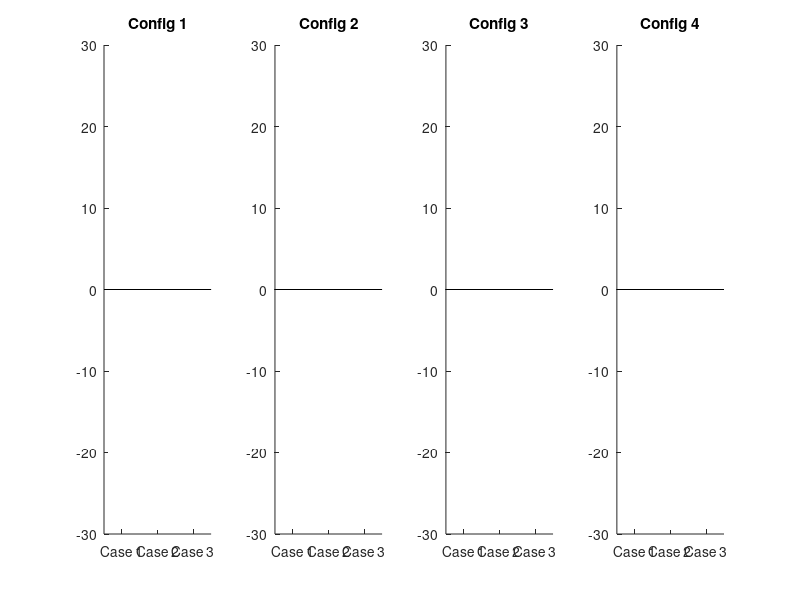

This figure's MATLAB source:
% -------------------------------------------------------------------------
% Initialisation
% -------------------------------------------------------------------------
clearvars;
close all;
clc;

% Set folders
toolboxFolder = 'C:\Users\moissene\Documents\Professionnel\routines\github\GaitEventsAlgorithms';
btkFolder     = 'C:\Users\moissene\Documents\Professionnel\routines\btk';
patientFolder = 'C:\Users\moissene\Documents\Professionnel\publications\communications\2020\SOFAMEA2020\Patients';
subjectFolder = 'C:\Users\moissene\Documents\Professionnel\publications\communications\2020\SOFAMEA2020\Healthy subjects';
exportFolder  = 'C:\Users\moissene\Documents\Professionnel\publications\communications\2020\SOFAMEA2020\Outputs';
addpath(toolboxFolder);
addpath(btkFolder);

% -------------------------------------------------------------------------
% Load files per condition / case
% -------------------------------------------------------------------------
conf  = {'R_conf1' 'R_conf2' 'R_conf3' 'R_conf4' ...
         'R_confCGM10' 'R_confCGM24a' 'R_confCGM24b' 'R_confCGM24c' ...
         'R_confLEARa' 'R_confLEARb' 'R_confLEARc'};
acase = {'case1' 'case2' 'case3'};
cd(exportFolder);
for i = 1:length(conf)
    for j = 1:length(acase)
%         conditionFiles.(conf{i}).(acase{j}) = dir(['*',conf{i},'*',acase{j},'*walkNorm*','.c3d']); % Healthy subjects
        conditionFiles.(conf{i}).(acase{j}) = dir(['*',conf{i},'*',acase{j},'*EVT*','.c3d']);      % Patients
        for k = 1:length(conditionFiles.(conf{i}).(acase{j}))
            btkData.(conf{i}).(acase{j})(k) = btkReadAcquisition(conditionFiles.(conf{i}).(acase{j})(k).name);
        end
    end
end

% -------------------------------------------------------------------------
% Extract results from C3D metadata
% -------------------------------------------------------------------------
for i = 1:length(conf)
    tconfFS1 = [];
    tconfFS2 = [];
    tconfFS3 = [];
    tconfFO1 = [];
    tconfFO2 = [];
    tconfFO3 = [];
    for j = 1:length(acase)
        for k = 1:length(conditionFiles.(conf{i}).(acase{j}))
            temp = btkGetMetaData(btkData.(conf{i}).(acase{j})(k));
            FS.(conf{i}).(acase{j})(k).data = temp.children.EventDetectionErrors.children.FS.info.values;
            FO.(conf{i}).(acase{j})(k).data = temp.children.EventDetectionErrors.children.FO.info.values;
            if j == 1
                tconfFS1 = [tconfFS1 FS.(conf{i}).(acase{j})(k).data];
                tconfFO1 = [tconfFO1 FO.(conf{i}).(acase{j})(k).data];
            elseif j == 2
                tconfFS2 = [tconfFS2 FS.(conf{i}).(acase{j})(k).data];
                tconfFO2 = [tconfFO2 FO.(conf{i}).(acase{j})(k).data];
            elseif j == 3
                tconfFS3 = [tconfFS3 FS.(conf{i}).(acase{j})(k).data];
                tconfFO3 = [tconfFO3 FO.(conf{i}).(acase{j})(k).data];
            end
            clear temp;
        end
    end
    FS.(conf{i}).case1Mean = mean(tconfFS1);
    FS.(conf{i}).case1Std = std(tconfFS1);
    FS.(conf{i}).case2Mean = mean(tconfFS2);
    FS.(conf{i}).case2Std = std(tconfFS2);
    FS.(conf{i}).case3Mean = mean(tconfFS3);
    FS.(conf{i}).case3Std = std(tconfFS3);
    FO.(conf{i}).case1Mean = mean(tconfFO1);
    FO.(conf{i}).case1Std = std(tconfFO1);
    FO.(conf{i}).case2Mean = mean(tconfFO2);
    FO.(conf{i}).case2Std = std(tconfFO2);
    FO.(conf{i}).case3Mean = mean(tconfFO3);
    FO.(conf{i}).case3Std = std(tconfFO3);
end

% -------------------------------------------------------------------------
% Plot results
% -------------------------------------------------------------------------
figure;
hold on;
for i = 1:4
    subplot(1,4,i);
    title(['Config ',num2str(i)]);
    ylim([-30 30]);
    hold on;
    bar(1:3,[FS.(conf{i}).case1Mean FO.(conf{i}).case1Mean; ...
             FS.(conf{i}).case2Mean FO.(conf{i}).case2Mean; ...
             FS.(conf{i}).case3Mean FO.(conf{i}).case3Mean]);
    errorbar([FS.(conf{i}).case1Mean FO.(conf{i}).case1Mean; ...
              FS.(conf{i}).case2Mean FO.(conf{i}).case2Mean; ...
              FS.(conf{i}).case3Mean FO.(conf{i}).case3Mean], ...
             [FS.(conf{i}).case1Std FO.(conf{i}).case1Std; ...
              FS.(conf{i}).case2Std FO.(conf{i}).case2Std; ...
              FS.(conf{i}).case3Std FO.(conf{i}).case3Std],'.');
    XTickLabel = {'Case 1' ; 'Case 2'; 'Case 3'};
    XTick = 1:3;
    set(gca,'XTick',XTick);
    set(gca,'XTickLabel',XTickLabel);     
end